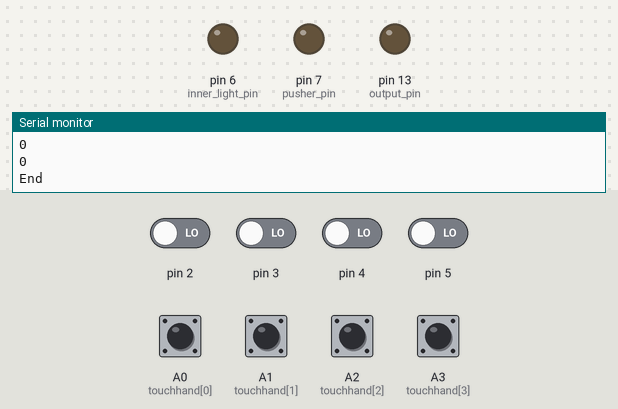
Simulated run of this sketch. Board: Arduino Uno, built with avr-gcc and run on an emulated ATmega328P. Parts: output pins drawn as LEDs (lit = HIGH), the last lines printed to the serial monitor. The test bench sets the inputs (shaded band); at power-on: A0 (touchhand[0]), A1 (touchhand[1]), A2 (touchhand[2]), A3 (touchhand[3]), pin 2–5 LOW.

Above: at 1.2 s.
1.3 s: pin 2 driven HIGH and pin 3 driven HIGH and pin 4 driven HIGH and pin 5 driven HIGH
At 2.4 s:
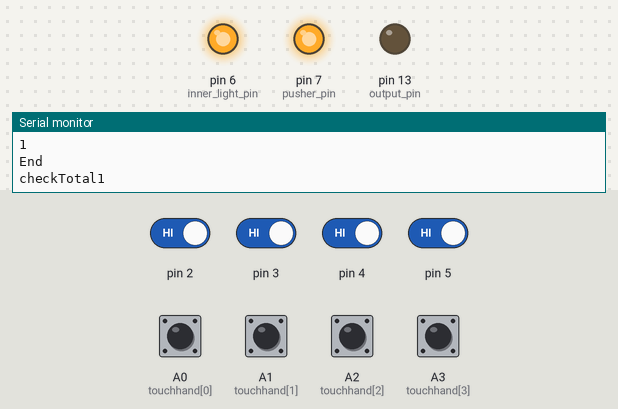
2.9 s: A0 (touchhand[0]) pulled HIGH for 0.15 s
Timing chart, 0 to 5.9 s (numbered marks = the images above; inputs shaded):
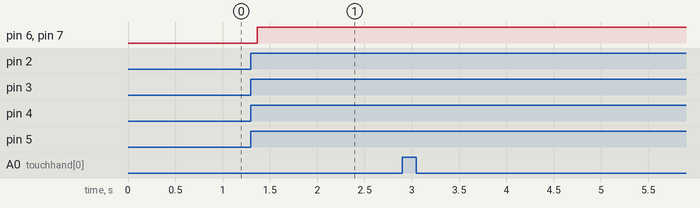

Measured:
- after the input at 1.3 s, pin 6 (inner_light_pin), pin 7 (pusher_pin): LOW → HIGH after 0.07 s

The sketch:

Room2_transit.ino
```cpp
/*
中转板代码，正确后输出draw1,draw2,lightwall信号
 backupRelay(8号管脚)接遥控应急方案
 lightwall接灯墙信号，正确时输出低电平
 draw1,draw2接抽屉，正确时输出高电平
 */
#define time1   30
#define time2   20


//input
const int mapLight=4;
const int oneButtonControl2LED=5;
const int colorMixing=6;
const int timeControl=7;
const int touchhand[] = {
  A0,A1,A2,A3};


//output
const int inner_light_pin=6;
const int pusher_pin=7;
const int output_pin=13;


int check[]={
  0,0,0,0};
int rightNum=0;


int wait_signal();
int liter_pusher(int time);
int wait_press_palm();
int lights_on();
int output_signal();

void setup(){
  //start serial connection
  Serial.begin(9600);
  //configure pin2 as an input and enable the internal pull-up resistor
  pinMode(output_pin,OUTPUT);
  pinMode(inner_light_pin,OUTPUT);
  pinMode(pusher_pin,OUTPUT);

}


void loop(){
#if 0
  digitalWrite(drawer1,LOW);
  digitalWrite(drawer2,LOW);
  digitalWrite(lightWall,HIGH);
  //  delay(5000);
  for(int k=0;k<4;k++){
    check[k]=0;
  }
  Serial.println(digitalRead(2));
  Serial.println(digitalRead(3));
  Serial.println(digitalRead(4));
  Serial.println(digitalRead(5));
  Serial.println("End");
  check[0]=digitalRead(2);
  check[1]=digitalRead(3);
  check[2]=digitalRead(4);
  check[3]=digitalRead(5);


  if(check[0]==1 && check[1]==1  && check[2]==1 && check[3]==1){
    checkTotal=1;
  }
  else if(backupStatus==1){
    checkTotal=1;
  }
  else{
    checkTotal=0;
  }
  Serial.println(backupStatus);
  Serial.print("checkTotal");
  Serial.println(checkTotal);
  if(checkTotal==1){
    Serial.println("IM HEREHERE");

    while(1){
      Serial.println("IM LOOPING");
      digitalWrite(drawer1,HIGH);
      digitalWrite(drawer2,HIGH);
      digitalWrite(lightWall,LOW);
    }
  }

#endif
  for(int k=0;k<4;k++)
  {
    check[k]=0;
  }
  if (wait_signal())
  {
    liter_pusher(time1);
    lights_on();
    if(wait_press_palm())
    {
      liter_pusher(time2);
      output_signal();
    }

  }
}

/*
function:waits for signals and returns the result of the judgement
 name:wait_signal
 para:none
 return value:
 1:there are signals
 0:no signal
 */

int wait_signal()
{
  int checkTotal=0;
  Serial.println(digitalRead(2));
  Serial.println(digitalRead(3));
  Serial.println(digitalRead(4));
  Serial.println(digitalRead(5));
  Serial.println("End");
  check[0]=digitalRead(2);
  check[1]=digitalRead(3);
  check[2]=digitalRead(4);
  check[3]=digitalRead(5);
  if(check[0]==1 && check[1]==1  && check[2]==1 && check[3]==1){
    checkTotal=1;
  }
  else{
    checkTotal=0;
  }
  Serial.print("checkTotal");
  Serial.println(checkTotal);
  return checkTotal;
}

/*
function:push the box up according to the time given
 name:liter pusher
 para:time in millisec
 return value:
 1:error
 0:done
 */
int liter_pusher(int time)
{
  //int pusher_pin=7;
  digitalWrite(pusher_pin,LOW);//open the relay
  delay(time);
  digitalWrite(pusher_pin,HIGH);//open the relay
}

/*
function:read the signal from palm PCB
 name:wait_press_palm
 para:none
 return value:
 1:there are signals
 0:no signal
 */
int wait_press_palm()
{
  while(1)
  {
    int add=0;
    for(int i=0;i<4;i++)
    {
      if(digitalRead(touchhand[i]) == HIGH)
      {
        add++;
        Serial.print("touchhand:");
        Serial.println(i+1);
      }
    }
    if(add==4)
    {
      Serial.println("GOOD LUCK!");
      return 1;
    }
  }
}


int lights_on()
{
  digitalWrite(inner_light_pin,HIGH);
}
int output_signal()
{
  digitalWrite(output_pin,HIGH);
}
```
